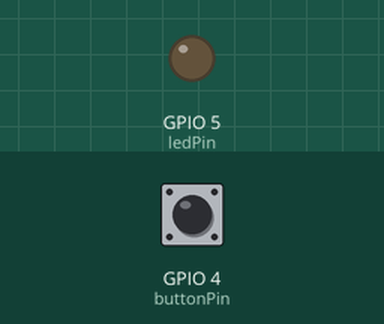
This sketch was run on a simulated ESP32. On the bench: output pins drawn as LEDs (lit = HIGH). Inputs (shaded band) come from the test bench; at power-on: GPIO 4 (buttonPin) LOW.

Above: at 1.2 s.
1.3 s: GPIO 4 (buttonPin) pulled HIGH for 0.15 s
At 2.5 s:
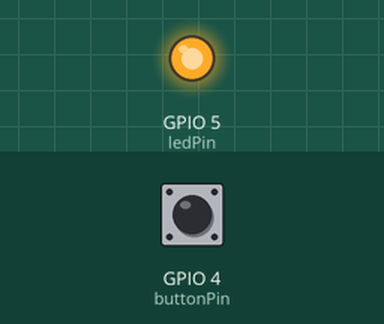
2.9 s: GPIO 4 (buttonPin) pulled HIGH for 1 s
At 3.7 s:
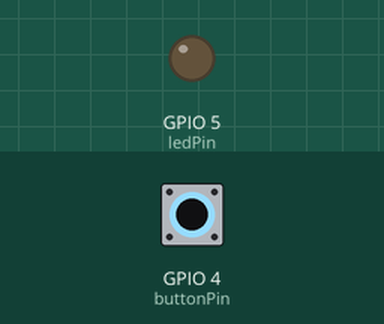
5.4 s: GPIO 4 (buttonPin) pulled HIGH for 3.2 s
At 6.8 s:
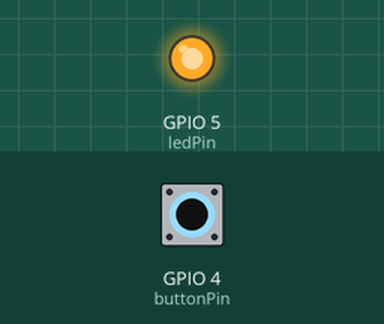
Timing chart, 0 to 8.4 s (numbered marks = the images above; inputs shaded):
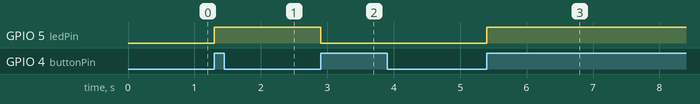

Measured:
- after the input at 1.3 s, GPIO 5 (ledPin): LOW → HIGH at once
- after the input at 2.9 s, GPIO 5 (ledPin): HIGH → LOW at once
- after the input at 5.4 s, GPIO 5 (ledPin): LOW → HIGH at once

The sketch:

LAB04.ino
```cpp
// Complete Instructions: https://RandomNerdTutorials.com/esp32-digital-inputs-outputs-arduino/

// set pin numbers
const int buttonPin = 4;  // the number of the pushbutton pin
const int ledPin =  5;    // the number of the LED pin

// variable for storing the pushbutton status
int buttonState = 0;
bool ledStatus=LOW;

void setup() {
  Serial.begin(115200);
  // initialize the pushbutton pin as an input
  pinMode(buttonPin, INPUT);
  // initialize the LED pin as an output
  pinMode(ledPin, OUTPUT);
  attachInterrupt(digitalPinToInterrupt(buttonPin), blink, RISING);

}

void loop() {


      digitalWrite(ledPin, ledStatus);


}

void blink()
{
  ledStatus=!ledStatus;
}
```
